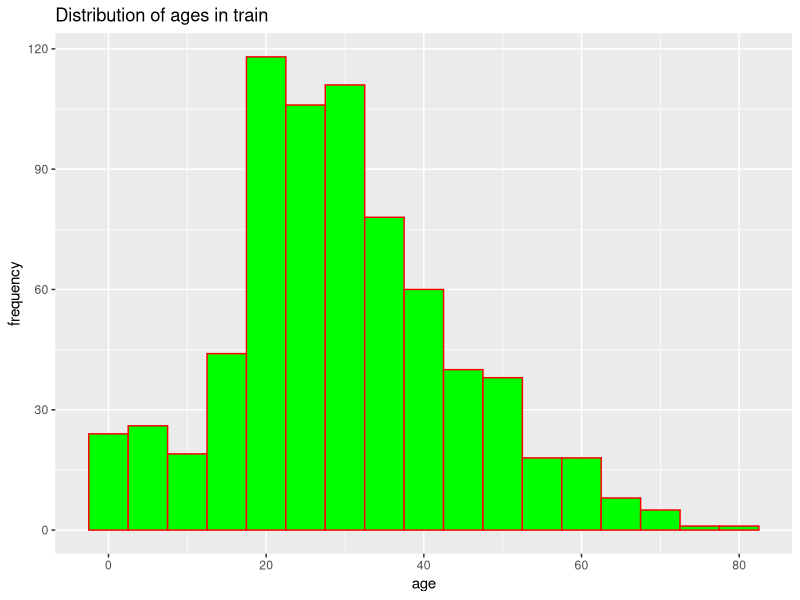
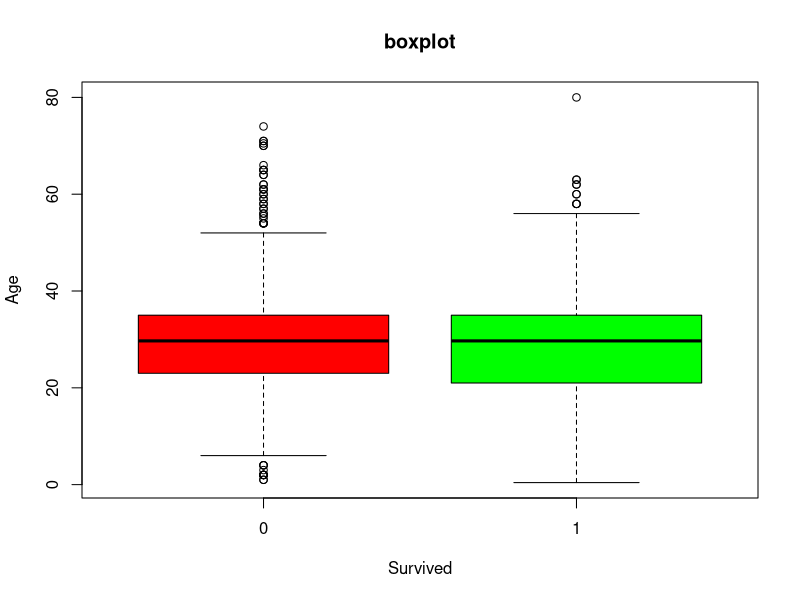

Write the R code that produced these figures, in order.
library(dplyr)
library(ggplot2)
data<-read.csv("train.csv")
data
sumsat<-summary(data)
print(data)
hist<-ggplot(data,aes(x=Age))+ 
  geom_histogram(binwidth = 5,fill="green",color="red")+
  labs(title="Distribution of ages in train ",x="age",y="frequency")
hist

miss<-colSums(is.na(data))
miss
duplicated(data)
data<-distinct(data)
data

data$Age[is.na(data$Age)]<-mean(data$Age,na.rm=TRUE)
data

missing_value<-colSums(is.na(data))
missing_value

adult<-filter(data,Age>18)
adult
sorted<-arrange(data,desc(Fare))
sorted

print(boxplot(Age~Survived,data=data,col=c("red","green"),main="boxplot"))

ttest<-t.test(Age~Survived,data=data)  
ttest

corr<-cor(data$Age,data$Fare)
corr      

